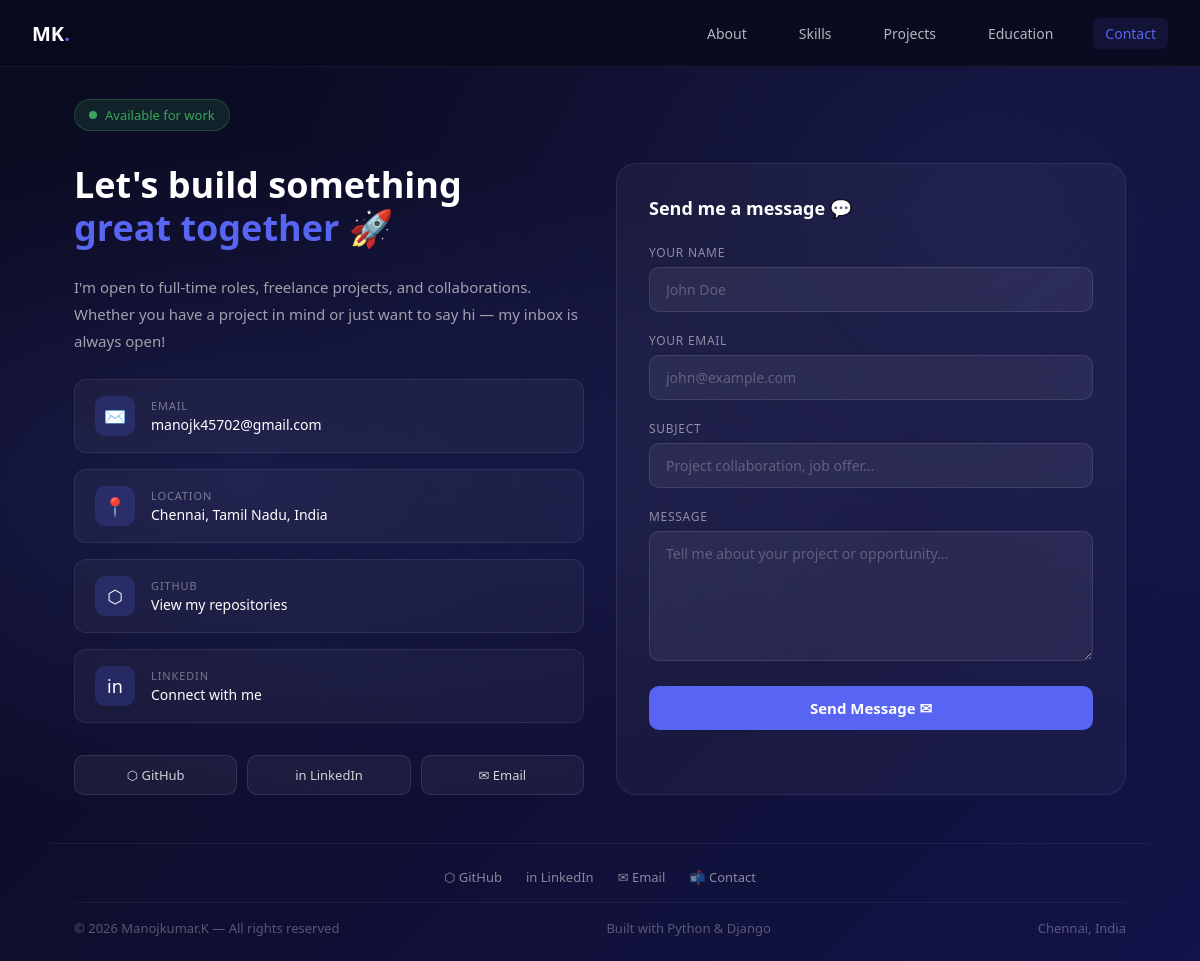
Page /contact/ on the committed database.
### home/models.py (models this page shows, shortened)
class Profile(models.Model):
    name = models.CharField(max_length=100)
    tagline = models.CharField(max_length=200)
    bio = models.TextField()
    location = models.CharField(max_length=100)
    email = models.EmailField(blank=True)
    github = models.URLField(blank=True)
    linkedin = models.URLField(blank=True)
    portfolio_photo = models.ImageField(upload_to='profile/', blank=True, null=True)

### home/views.py (the view)
# urls.py: path('contact/', views.contact, name='contact'),
def contact(request):
    profile = Profile.objects.first()
    return render(request, 'home/contact.html', {'profile': profile})

### home/templates/home/contact.html (shortened to what this page needs)
{% extends 'home/base.html' %}
{% block content %}
<div class="status-badge">
  <div class="status-dot"></div>
  Available for work
</div>
<div class="contact-wrapper">
  <div class="contact-left">
    <div class="contact-heading">
      Let's build something<br><span>great together</span> 🚀
    </div>
    <p class="contact-desc">
      I'm open to full-time roles, freelance projects, and collaborations.
      Whether you have a project in mind or just want to say hi — my inbox is always open!
    </p>
    <div class="contact-info-list">
      <a href="mailto:{{ profile.email }}" class="contact-info-item">
        <div class="contact-info-icon">✉️</div>
        <div>
          <div class="contact-info-label">Email</div>
          <div class="contact-info-value">{{ profile.email }}</div>
        </div>
      </a>
      <div class="contact-info-item">
        <div class="contact-info-icon">📍</div>
        <div>
          <div class="contact-info-label">Location</div>
          <div class="contact-info-value">{{ profile.location }}</div>
        </div>
      </div>
      {% if profile.github %}
      <a href="{{ profile.github }}" target="_blank" class="contact-info-item">
        <div class="contact-info-icon">⬡</div>
        <div>
          <div class="contact-info-label">GitHub</div>
          <div class="contact-info-value">View my repositories</div>
        </div>
      </a>
      {% endif %}
      {% if profile.linkedin %}
      <a href="{{ profile.linkedin }}" target="_blank" class="contact-info-item">
        <div class="contact-info-icon">in</div>
        <div>
          <div class="contact-info-label">LinkedIn</div>
          <div class="contact-info-value">Connect with me</div>
        </div>
      </a>
      {% endif %}
    </div>
    <div class="social-row">
      {% if profile.github %}
      <a href="{{ profile.github }}" class="social-btn" target="_blank">⬡ GitHub</a>
      {% endif %}
      {% if profile.linkedin %}
      <a href="{{ profile.linkedin }}" class="social-btn" target="_blank">in LinkedIn</a>
      {% endif %}
      <a href="mailto:{{ profile.email }}" class="social-btn">✉ Email</a>
    </div>
  </div>
  <div class="contact-form-card">
    <div class="contact-form-title">Send me a message 💬</div>
    <form id="contactForm">
      <div class="form-group">
        <label class="form-label">Your Name</label>
        <input type="text" class="form-input" placeholder="John Doe" required/>
      </div>
      <div class="form-group">
        <label class="form-label">Your Email</label>
        <input type="email" class="form-input" placeholder="john@example.com" required/>
      </div>
      <div class="form-group">
        <label class="form-label">Subject</label>
        <input type="text" class="form-input" placeholder="Project collaboration, job offer..."/>
      </div>
      <div class="form-group">
        <label class="form-label">Message</label>
        <textarea class="form-textarea" placeholder="Tell me about your project or opportunity..."></textarea>
      </div>
      <button type="submit" class="form-submit">Send Message ✉</button>
    </form>
  </div>
</div>
{% endblock %}

### home/templates/home/base.html (shortened to what this page needs)
<!DOCTYPE html>
<html lang="en">
<head>
</head>
<body>
<div class="stars" id="stars"></div>
<nav>
  <a href="/" class="logo">MK<span>.</span></a>
  <div class="nav-links">
    <a href="/" class="{% if request.resolver_match.url_name == 'home' %}active{% endif %}">About</a>
    <a href="/skills/" class="{% if request.resolver_match.url_name == 'skills' %}active{% endif %}">Skills</a>
    <a href="/projects/" class="{% if request.resolver_match.url_name == 'projects' %}active{% endif %}">Projects</a>
    <a href="/education/" class="{% if request.resolver_match.url_name == 'education' %}active{% endif %}">Education</a>
    <a href="/contact/" class="{% if request.resolver_match.url_name == 'contact' %}active{% endif %}">Contact</a>
  </div>
</nav>
<div class="wrap">
  {% block content %}{% endblock %}
</div>
<footer>
  <div style="text-align:center; width:100%;">
    <div style="display:flex; justify-content:center; gap:1.5rem; margin-bottom:1rem;">
      {% if profile.github %}
        <a href="{{ profile.github }}" target="_blank"
           style="color:rgba(255,255,255,0.5); text-decoration:none; font-size:13px; transition:color 0.2s;"
           onmouseover="this.style.color='#5865F2'" onmouseout="this.style.color='rgba(255,255,255,0.5)'">
          ⬡ GitHub
        </a>
      {% endif %}
      {% if profile.linkedin %}
        <a href="{{ profile.linkedin }}" target="_blank"
           style="color:rgba(255,255,255,0.5); text-decoration:none; font-size:13px; transition:color 0.2s;"
           onmouseover="this.style.color='#5865F2'" onmouseout="this.style.color='rgba(255,255,255,0.5)'">
          in LinkedIn
        </a>
      {% endif %}
      <a href="mailto:{{ profile.email }}"
         style="color:rgba(255,255,255,0.5); text-decoration:none; font-size:13px; transition:color 0.2s;"
         onmouseover="this.style.color='#5865F2'" onmouseout="this.style.color='rgba(255,255,255,0.5)'">
        ✉ Email
      </a>
      <a href="/contact/"
         style="color:rgba(255,255,255,0.5); text-decoration:none; font-size:13px; transition:color 0.2s;"
         onmouseover="this.style.color='#5865F2'" onmouseout="this.style.color='rgba(255,255,255,0.5)'">
        📬 Contact
      </a>
    </div>
    <div style="border-top:1px solid rgba(255,255,255,0.06); margin-bottom:1rem;"></div>
    <div style="display:flex; justify-content:space-between; align-items:center; flex-wrap:wrap; gap:8px;">
      <span>© 2026 {{ profile.name }} — All rights reserved</span>
      <span>Built with  Python & Django</span>
      <span> Chennai, India</span>
    </div>
  </div>
</footer>
</body>
</html>

### home/templates/home/base.html (style rules this page uses)
* { box-sizing: border-box; margin: 0; padding: 0; }
body { font-family: 'Segoe UI', sans-serif; background: #0e0e2c; color: #DBDEE1; position: relative; overflow-x: hidden; }
body::before { content: ''; position: fixed; top: 0; left: 0; width: 100%; height: 100%; background: radial-gradient(ellipse at 20% 50%, rgba(88,101,242,0.15) 0%, transparent 50%), radial-gradient(ellipse at 80% 20%, rgba(88,101,242,0.1) 0%, transparent 50%), linear-gradient(135deg, #0a0a1f 0%, #0e0e2c 40%, #13134a 100%); z-index: -1; pointer-events: none; }
.stars { position: fixed; top: 0; left: 0; width: 100%; height: 100%; pointer-events: none; z-index: 0; }
nav { position: sticky; top: 0; z-index: 100; background: rgba(10,10,31,0.92); backdrop-filter: blur(10px); border-bottom: 1px solid rgba(255,255,255,0.06); display: flex; justify-content: space-between; align-items: center; padding: 1.1rem 2rem; }
.logo { font-size: 20px; font-weight: 700; color: #FFFFFF; text-decoration: none; }
.logo span { color: #5865F2; }
.nav-links { display: flex; gap: 1.75rem; font-size: 14px; }
.nav-links a { text-decoration: none; color: rgba(255,255,255,0.7); transition: color 0.2s; padding: 6px 12px; border-radius: 6px; }
.nav-links a.active { color: #5865F2; background: rgba(88,101,242,0.1); }
.wrap { max-width: 1100px; margin: 0 auto; padding: 2rem 1.5rem 3rem; position: relative; z-index: 1; }
footer { padding: 1.5rem 0; border-top: 1px solid rgba(255,255,255,0.06); display: flex; justify-content: center; align-items: center; gap: 2rem; font-size: 13px; color: rgba(255,255,255,0.3); position: relative; z-index: 1; max-width: 1100px; margin: 0 auto; padding: 1.5rem; }

### rows in the picture
Profile: email "manojk45702@gmail.com", location "Chennai, Tamil Nadu, India", name "Manojkumar.K"
